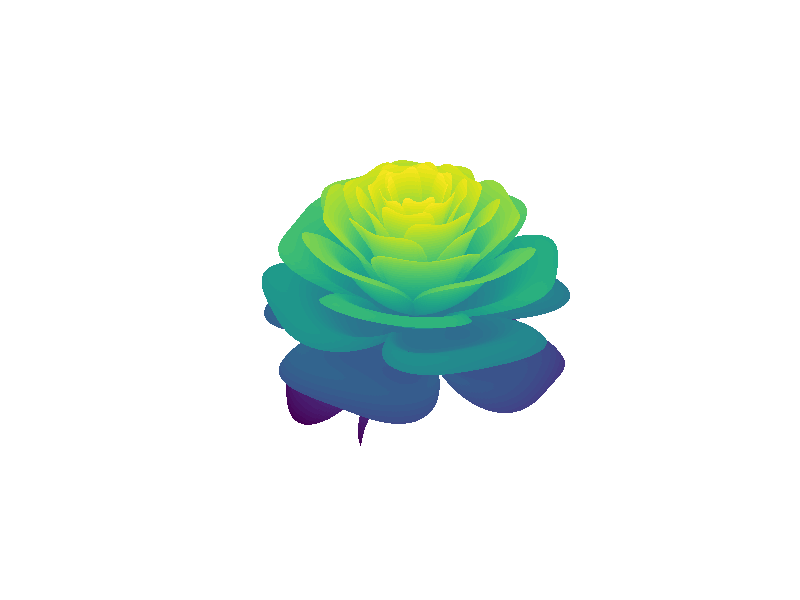

Here is the MATLAB script that generated this plot: (Note: this script raises an error after producing the figure.)
n=3000;
[R,T]=ndgrid(linspace(0,1,n),linspace(-2,20*pi,n));
x=1-(.5)*((5/4)*(1-mod(3.6*T,2*pi)/pi).^2-.25).^2;
U=2*exp(-T/(8*pi));L=sin(U);J=cos(U);
y=1.99*(R.^2).*(1.2*R-1).^2.*L;
K=x.*(R.*L+y.*J);X=K.*sin(T);
Y=K.*cos(T);Z=x.*(R.*J-y.*L);
surf(X,Y,Z,'LineStyle','none');
grid,axis('off','equal');


addpath ../../colorverse/
colorverse.enter
import palette.*

colormap(magma)
save_fig magma 

colormap(cubehelix)
save_fig helix

colormap(crameri('batlow'))
save_fig wales


function save_fig(name)
    file = [name,'.png'];
    res  = '-r228.3298'; % -> 1080px wide
    pad  = '-p0.20000';
    %export_fig(file,res,pad);
end